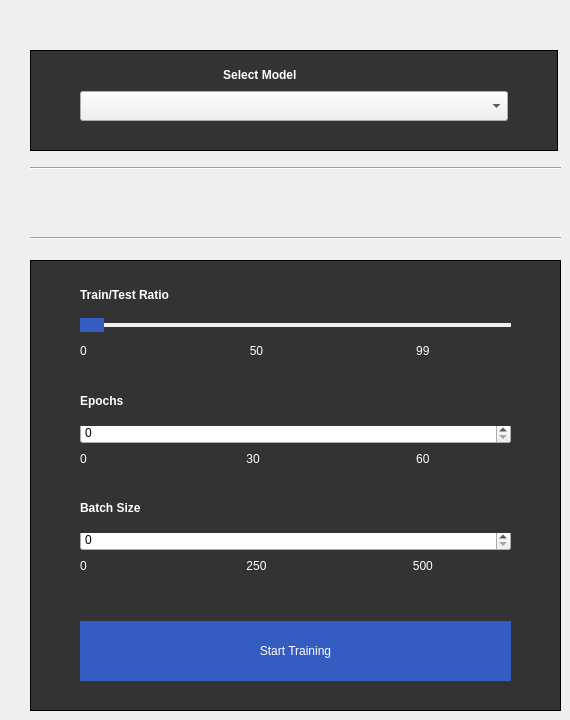
    <widget class="QWidget" name="train">
     <attribute name="title">
      <string>  Train  </string>
     </attribute>
     <widget class="QFrame" name="train_options_frame">
      <property name="geometry">
       <rect>
        <x>30</x>
        <y>260</y>
        <width>531</width>
        <height>451</height>
       </rect>
      </property>
      <property name="styleSheet">
       <string notr="true">QFrame {
    background-color: #333333;
}</string>
      </property>
      <property name="frameShape">
       <enum>QFrame::Panel</enum>
      </property>
      <property name="frameShadow">
       <enum>QFrame::Plain</enum>
      </property>
      <layout class="QGridLayout" name="gridLayout_2">
       <item row="7" column="1">
        <widget class="QSpinBox" name="train_batch">
         <property name="maximum">
          <number>500</number>
         </property>
         <property name="singleStep">
          <number>10</number>
         </property>
        </widget>
       </item>
       <item row="8" column="1">
        <widget class="QLabel" name="train_batch_label">
         <property name="styleSheet">
          <string notr="true">QLabel {
    color: white;
}</string>
         </property>
         <property name="text">
          <string>0                                                250                                            500</string>
         </property>
        </widget>
       </item>
       <item row="11" column="1">
        <spacer name="verticalSpacer_2">
         <property name="orientation">
          <enum>Qt::Vertical</enum>
         </property>
         <property name="sizeType">
          <enum>QSizePolicy::Minimum</enum>
         </property>
         <property name="sizeHint" stdset="0">
          <size>
           <width>20</width>
           <height>20</height>
          </size>
         </property>
        </spacer>
       </item>
       <item row="1" column="1">
        <widget class="QSlider" name="train_slider">
         <property name="styleSheet">
          <string notr="true">QSlider::groove:horizontal {
    height: 4px;
    background: #F0F0F0;
    margin: 2px 0;
    border-radius: 4px;
}

QSlider::handle:horizontal {
    background: #345CC1;
    width: 24px;
    height: 18px;
    margin: -5px 0; /* handle is placed by default on the contents rect of the groove, margin is for collision */
}

QSlider::handle:horizontal:hover {
    background: #2A4BA0;
}

QSlider::handle:horizontal:pressed {
    background: #1E3C8C;
}</string>
         </property>
         <property name="maximum">
          <number>99</number>
         </property>
         <property name="orientation">
          <enum>Qt::Horizontal</enum>
         </property>
        </widget>
       </item>
       <item row="4" column="1">
        <widget class="QSpinBox" name="train_epoch">
         <property name="maximum">
          <number>200</number>
         </property>
         <property name="singleStep">
          <number>10</number>
         </property>
        </widget>
       </item>
       <item row="1" column="0">
        <spacer name="horizontalSpacer_l">
         <property name="orientation">
          <enum>Qt::Horizontal</enum>
         </property>
         <property name="sizeType">
          <enum>QSizePolicy::Fixed</enum>
         </property>
         <property name="sizeHint" stdset="0">
          <size>
           <width>40</width>
           <height>20</height>
          </size>
         </property>
        </spacer>
       </item>
       <item row="10" column="1">
        <widget class="QPushButton" name="train_start_button">
         <property name="minimumSize">
          <size>
           <width>0</width>
           <height>60</height>
          </size>
         </property>
         <property name="maximumSize">
          <size>
           <width>16777215</width>
           <height>60</height>
          </size>
         </property>
         <property name="styleSheet">
          <string notr="true">QPushButton {
    background-color: #345CC1;
    color: white; /* Set text color to white for better contrast */
    border: none;
    padding: 8px 16px; /* Optional: Add some padding for better appearance */
}

QPushButton:hover {
    background-color: #2A4BA0; /* Optional: Slightly darker color on hover */
}

QPushButton:pressed {
    background-color: #1E3C8C; /* Optional: Even darker color when pressed */
}
</string>
         </property>
         <property name="text">
          <string>Start Training</string>
         </property>
        </widget>
       </item>
       <item row="5" column="1">
        <widget class="QLabel" name="epoch_label">
         <property name="styleSheet">
          <string notr="true">QLabel {
    color: white;
}</string>
         </property>
         <property name="text">
          <string>0                                                30                                               60</string>
         </property>
        </widget>
       </item>
       <item row="1" column="2">
        <spacer name="horizontalSpacer_r">
         <property name="orientation">
          <enum>Qt::Horizontal</enum>
         </property>
         <property name="sizeType">
          <enum>QSizePolicy::Fixed</enum>
         </property>
         <property name="sizeHint" stdset="0">
          <size>
           <width>40</width>
           <height>20</height>
          </size>
         </property>
        </spacer>
       </item>
       <item row="9" column="1">
        <spacer name="verticalSpacer_3">
         <property name="orientation">
          <enum>Qt::Vertical</enum>
         </property>
         <property name="sizeType">
          <enum>QSizePolicy::Fixed</enum>
         </property>
         <property name="sizeHint" stdset="0">
          <size>
           <width>20</width>
           <height>40</height>
          </size>
         </property>
        </spacer>
       </item>
       <item row="6" column="1">
        <widget class="QLabel" name="train_batch_title">
         <property name="minimumSize">
          <size>
           <width>0</width>
           <height>50</height>
          </size>
         </property>
         <property name="maximumSize">
          <size>
           <width>16777215</width>
           <height>30</height>
          </size>
         </property>
         <property name="styleSheet">
          <string notr="true">QLabel {
    color: white;
	font-weight: bold;
}</string>
         </property>
         <property name="text">
          <string>Batch Size</string>
         </property>
        </widget>
       </item>
       <item row="3" column="1">
        <widget class="QLabel" name="train_epoch_title">
         <property name="minimumSize">
          <size>
           <width>0</width>
           <height>50</height>
          </size>
         </property>
         <property name="maximumSize">
          <size>
           <width>16777215</width>
           <height>30</height>
          </size>
         </property>
         <property name="styleSheet">
          <string notr="true">QLabel {
    color: white;
	font-weight: bold;
}</string>
         </property>
         <property name="text">
          <string>Epochs</string>
         </property>
        </widget>
       </item>
       <item row="0" column="1">
        <widget class="QLabel" name="train_ratio_title">
         <property name="minimumSize">
          <size>
           <width>0</width>
           <height>40</height>
          </size>
         </property>
         <property name="maximumSize">
          <size>
           <width>16777215</width>
           <height>30</height>
          </size>
         </property>
         <property name="styleSheet">
          <string notr="true">QLabel {
    color: white;
	font-weight: bold;
}
</string>
         </property>
         <property name="text">
          <string>Train/Test Ratio</string>
         </property>
        </widget>
       </item>
       <item row="2" column="1">
        <widget class="QLabel" name="train_ratio_label">
         <property name="styleSheet">
          <string notr="true">QLabel {
    color: white;
}</string>
         </property>
         <property name="text">
          <string>0                                                 50                                              99</string>
         </property>
        </widget>
       </item>
      </layout>
     </widget>
     <widget class="QFrame" name="train_model_frame">
      <property name="geometry">
       <rect>
        <x>30</x>
        <y>50</y>
        <width>528</width>
        <height>101</height>
       </rect>
      </property>
      <property name="styleSheet">
       <string notr="true">QFrame {
    background-color: #333333;
}</string>
      </property>
      <property name="frameShape">
       <enum>QFrame::Panel</enum>
      </property>
      <property name="frameShadow">
       <enum>QFrame::Plain</enum>
      </property>
      <layout class="QGridLayout" name="gridLayout_3">
       <item row="2" column="1">
        <widget class="QComboBox" name="train_combobox">
         <property name="minimumSize">
          <size>
           <width>60</width>
           <height>30</height>
          </size>
         </property>
        </widget>
       </item>
       <item row="2" column="7">
        <spacer name="traub_select_r">
         <property name="orientation">
          <enum>Qt::Horizontal</enum>
         </property>
         <property name="sizeType">
          <enum>QSizePolicy::Fixed</enum>
         </property>
         <property name="sizeHint" stdset="0">
          <size>
           <width>40</width>
           <height>20</height>
          </size>
         </property>
        </spacer>
       </item>
       <item row="2" column="0">
        <spacer name="train_space_l">
         <property name="orientation">
          <enum>Qt::Horizontal</enum>
         </property>
         <property name="sizeType">
          <enum>QSizePolicy::Fixed</enum>
         </property>
         <property name="sizeHint" stdset="0">
          <size>
           <width>40</width>
           <height>20</height>
          </size>
         </property>
        </spacer>
       </item>
       <item row="0" column="1">
        <widget class="QLabel" name="train_model_title">
         <property name="minimumSize">
          <size>
           <width>0</width>
           <height>30</height>
          </size>
         </property>
         <property name="styleSheet">
          <string notr="true">QLabel {
    color: white;
	font-weight: bold;
}</string>
         </property>
         <property name="text">
          <string>                                           Select Model</string>
         </property>
        </widget>
       </item>
       <item row="3" column="1">
        <spacer name="verticalSpacer_7">
         <property name="orientation">
          <enum>Qt::Vertical</enum>
         </property>
         <property name="sizeType">
          <enum>QSizePolicy::Fixed</enum>
         </property>
         <property name="sizeHint" stdset="0">
          <size>
           <width>20</width>
           <height>40</height>
          </size>
         </property>
        </spacer>
       </item>
      </layout>
     </widget>
     <widget class="Line" name="train_line_bottom">
      <property name="geometry">
       <rect>
        <x>30</x>
        <y>230</y>
        <width>531</width>
        <height>16</height>
       </rect>
      </property>
      <property name="orientation">
       <enum>Qt::Horizontal</enum>
      </property>
     </widget>
     <widget class="Line" name="train_line_top">
      <property name="geometry">
       <rect>
        <x>30</x>
        <y>160</y>
        <width>531</width>
        <height>16</height>
       </rect>
      </property>
      <property name="orientation">
       <enum>Qt::Horizontal</enum>
      </property>
     </widget>
    </widget>
